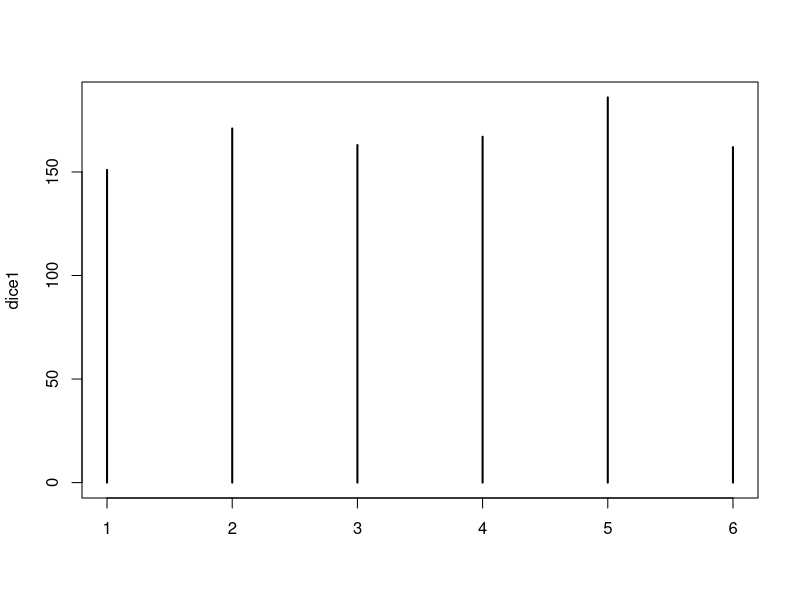
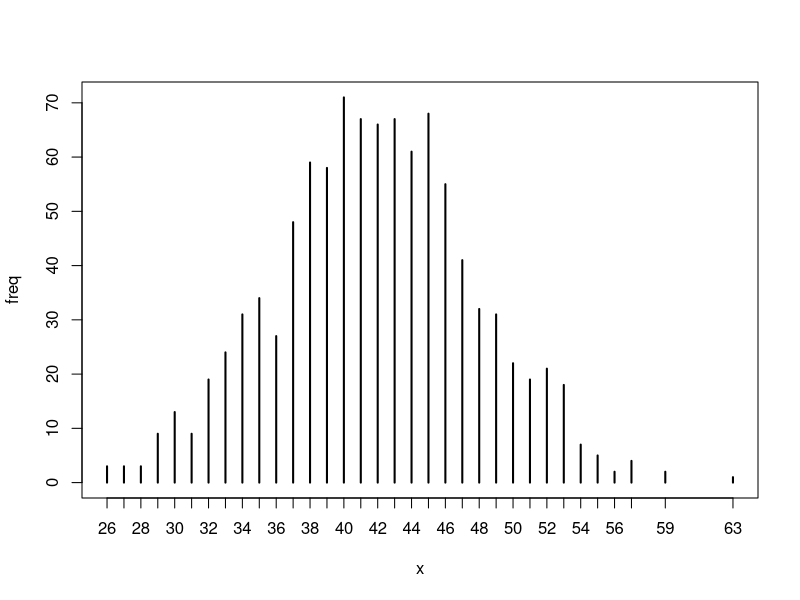
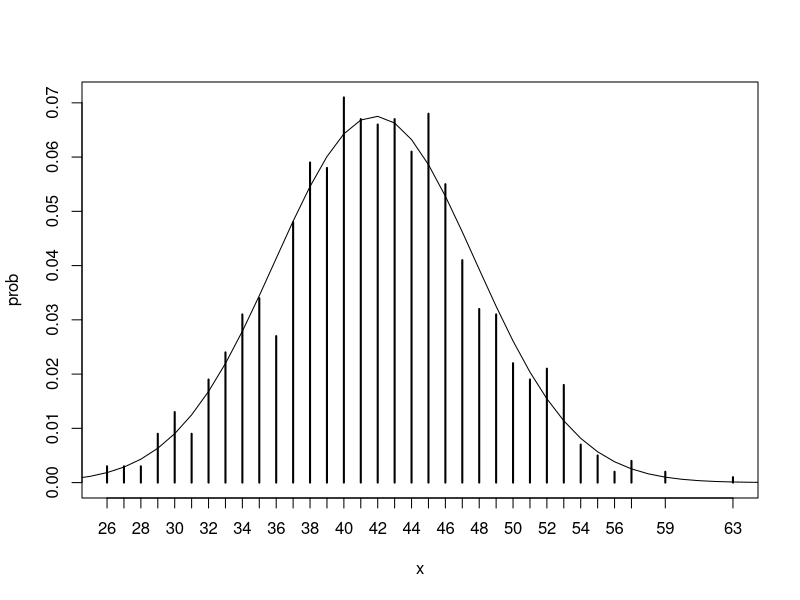
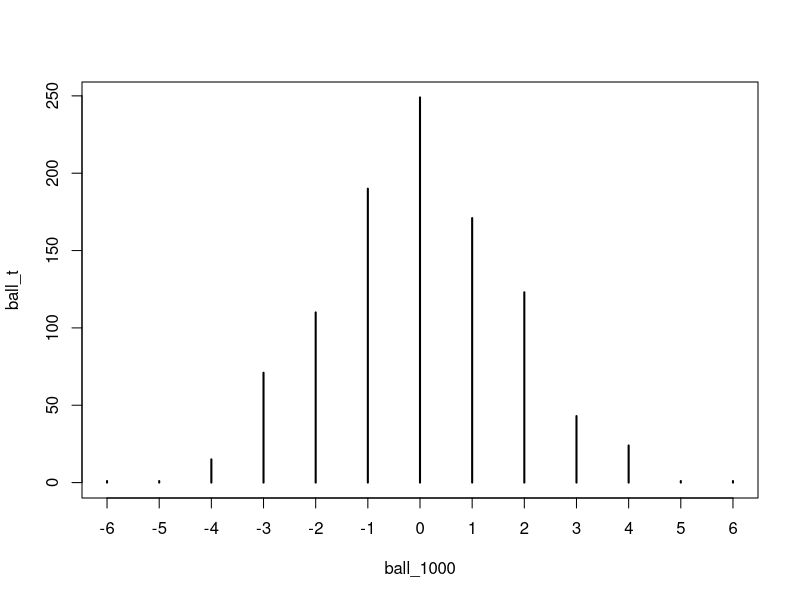
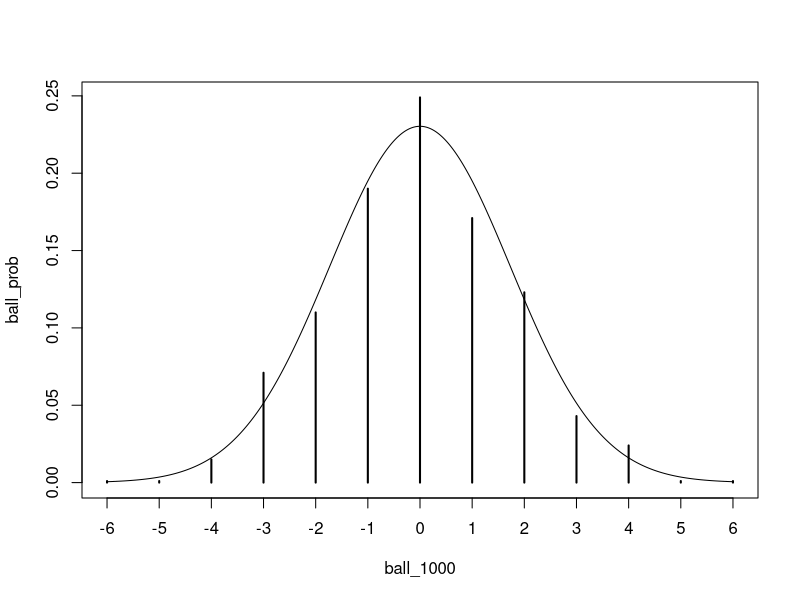

These figures' R source, in order:

# 주사위 눈의 합 실험 --------------------------------------------------------------
dice1 <- table(sample(1:6, 1000, replace = TRUE))
plot(dice1)

x <- replicate(1000, sum(sample(1:6, 12, replace = TRUE)))
freq <- table(x)
plot(freq)

prob <- freq/sum(freq)
plot(prob)
lines(6:72, dnorm(6:72, mean = mean(x), sd = sd(x)))



# 골턴의 기계실험 ----------------------------------------------------------------
ball <- sum(sample(c(-1/2, 1/2), 12, replace = T))

ball_1000 <- replicate(1000, sum(sample(c(-1/2, 1/2), 12, replace = T)))
ball_t <- table(ball_1000)
plot(ball_t)

ball_prob <- ball_t/sum(ball_t)
plot(ball_prob)
xs <- seq(-6, 6, length.out = 1000)
lines(xs, dnorm(xs, mean = 0, sd = sqrt(3)))
      